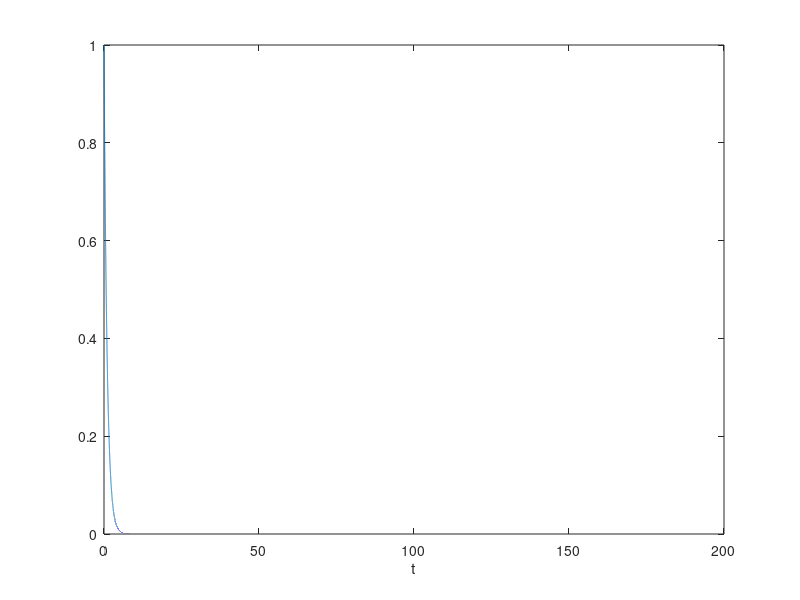
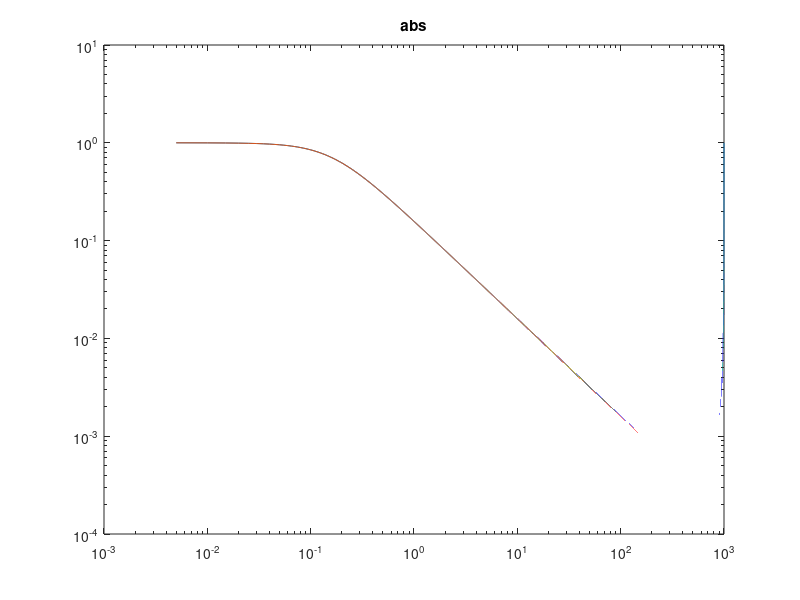
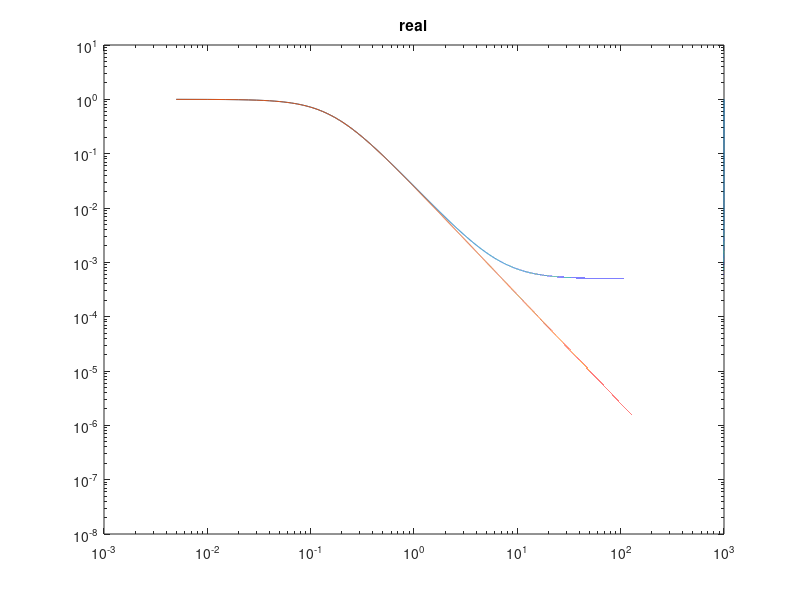

Reproduce these figures in MATLAB, in order.
ts=.001;
tau=1;
t=[0:ts:200*tau-ts];
%t=[-t(end:-1:1) t];
y=exp(-abs(t/tau));
figure
plot(t,y)
xlabel('t')
fs=1/ts;
N=length(t);
f=(0:N-1)/N*fs;
ygorro=ts*fft(y);
%ygorro=ts*(fft(fftshift(y)));
figure
loglog(f,abs(ygorro))
title('abs')
%FTteor=tau./(1+j*2*pi*f*tau)+tau./(1-j*2*pi*f*tau);
FTteor=tau./(1+j*2*pi*f*tau);
hold on
loglog(f,abs(FTteor))
figure
loglog(f,real(ygorro),f,real(FTteor))
title('real')

